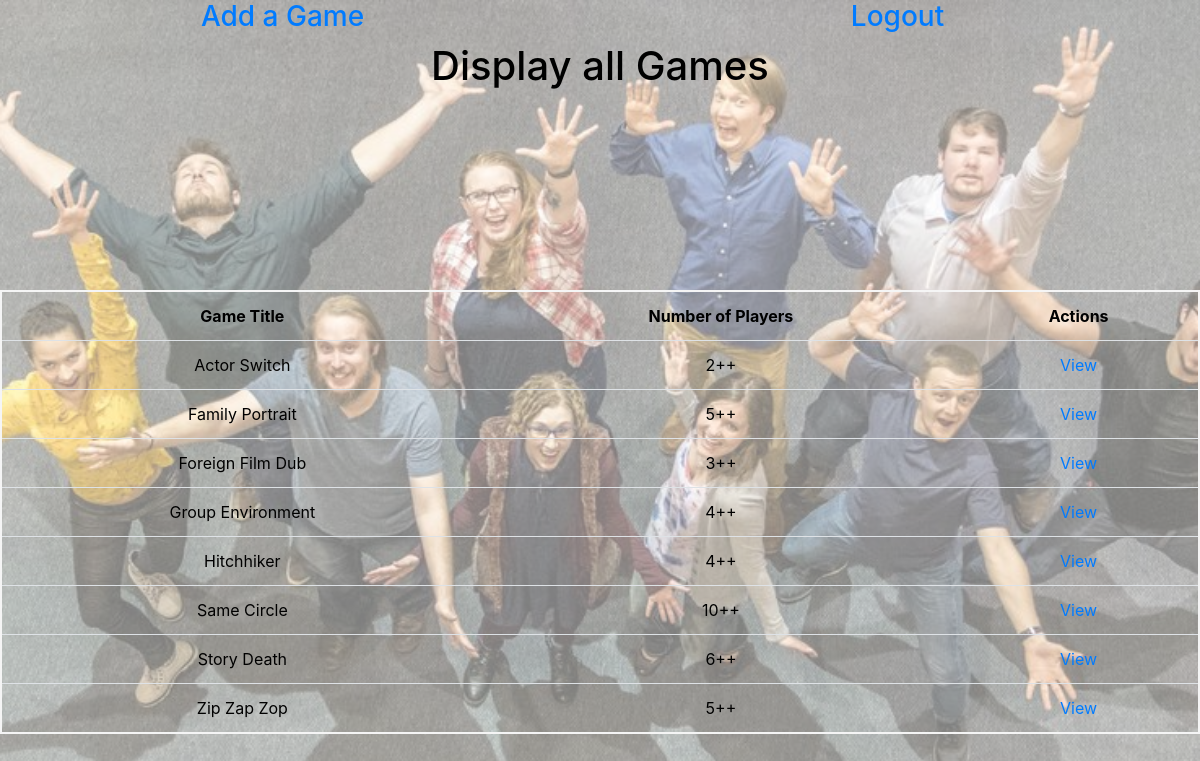
/games/, run on the app's committed database.
### games/models.py (models this page shows)
class Game(models.Model):
    game_name = models.TextField()
    number_of_players = models.TextField()
    instructions = models.TextField()
    creator = models.ForeignKey(User, related_name = 'games', on_delete = models.CASCADE)
    created_at = models.DateTimeField(auto_now_add = True)
    updated_at = models.DateTimeField(auto_now = True)
    objects = GameManager()

### games/views.py (the view)
# urls.py: path('', views.games_index),
def games_index(request):
    context = {
        'all_games': Game.objects.all().order_by("game_name")
    }
    return render(request, 'games_index.html', context)

### games/templates/games_index.html (shortened to what this page needs)
<!DOCTYPE html>
<html lang="en">
<head>
    {% load static %}
    <link rel="stylesheet" href="https://stackpath.bootstrapcdn.com/bootstrap/4.3.1/css/bootstrap.min.css"
>
        <link rel="stylesheet" href="{% static 'css/games_index_style.css' %}">
</head>
<body>
    <div class='row'>
        <div class='col'>
            <h3><a href='/games/add_game'>Add a Game</a></h3>
        </div>
        <div class='col'>
            <h3><a href='/logout'>Logout</a></h3>
        </div>
    </div>
    <div class='row'>
        <div class='col'>
            <h1>Display all Games</h1>
        </div>
    </div>
    <div class='row'>
        <div class='col'>
            <table class='table'>
                <tr>
                    <th>Game Title</th>
                    <th>Number of Players</th>
                    <th>Actions</th>
                </tr>
                {% for game in all_games %}
                <tr>
                    <td>{{ game.game_name }}</td><br>
                    <td>{{ game.number_of_players }}</td>
                    <td><a href='/games/{{ game.id }}/view'>View </a>
                </tr>
                {% endfor %}
            </table>
        </div>
    </div>
</body>
</html>

### games/static/css/games_index_style.css (style rules this page uses)
* { color: rgb(0, 0, 0); text-align: center; text-decoration: none; }
body::after { content: ""; background-image:url('../img/improv+troupe.jpg'); background-repeat: no-repeat; background-position: center; background-size: cover; background-attachment: scroll; opacity: 0.5; top: 0; left: 0; bottom: 0; right: 0; position: fixed; z-index: -1; }
h3 { margin-right: 20px; }
table { border: 2px solid whitesmoke; text-shadow: black; }

### data on the page
Game: game_name "Actor Switch", number_of_players "2++"
Game: game_name "Family Portrait", number_of_players "5++"
Game: game_name "Foreign Film Dub", number_of_players "3++"
Game: game_name "Group Environment", number_of_players "4++"
Game: game_name "Hitchhiker", number_of_players "4++"
Game: game_name "Same Circle", number_of_players "10++"
Game: game_name "Story Death", number_of_players "6++"
Game: game_name "Zip Zap Zop", number_of_players "5++"
